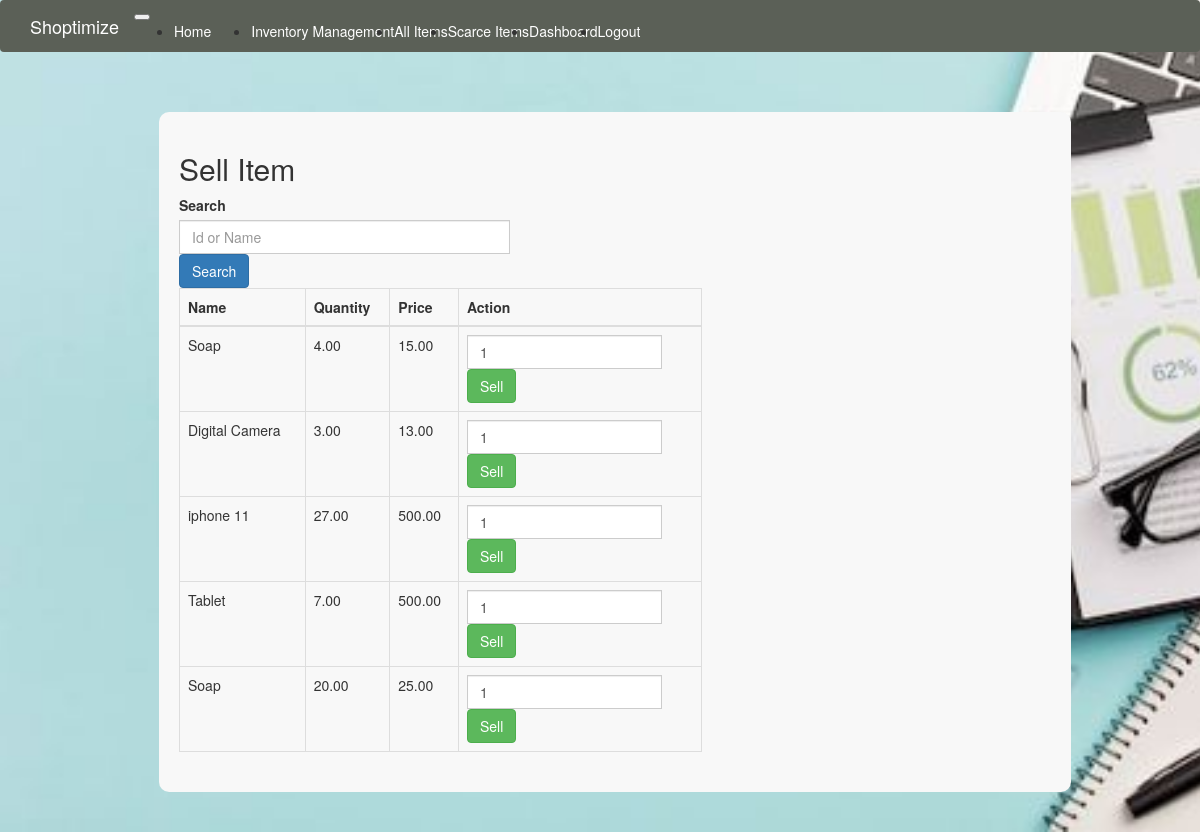
Page /search_items_cashier (signed in) on the committed database.
### app/models.py (models this page shows, shortened)
class Item(db.Model):
    id = db.Column(db.Integer, primary_key=True)
    name = db.Column(db.String(140))
    date = db.Column(db.DateTime, index=True, default=datetime.utcnow)
    unit = db.Column(db.String(140))
    type = db.Column(db.String(140))
    quantity=db.Column(db.Numeric(10, 2))
    price = db.Column(db.Numeric(10, 2))
    cost_price = db.Column(db.Numeric(10, 2))
    sold_items = db.relationship('Sold',backref='item',lazy='dynamic')

### app/routes.py (the view)
@app.route('/search_items_cashier', methods=['GET', 'POST'])
def search_items_cashier():
    form = SearchForm()
    items = Item.query
    if form.validate_on_submit():
        search_query = form.search.data
        if search_query.isdigit():
            items = items.filter(Item.id == int(search_query))
        else:
            items = items.filter(Item.name.ilike(f'%{search_query}%'))
    items = items.all()
    return render_template('search_items_cashier.html', title='Search Items Cashier', form=form, items=items)

### app/forms.py
class SearchForm(FlaskForm):
    search = StringField('Search', validators=[DataRequired()], render_kw={"placeholder": "Id or Name"})
    submit = SubmitField('Search')

### app/models.py (called while the page is built)
@login.user_loader
def load_user(id):
    return User.query.get(int(id))

### app/templates/search_items_cashier.html (shortened to what this page needs)
{% extends "base.html" %}
{% block app_content %}
    <div class="container">
        <div style="background-color: #f8f8f8; padding: 20px; border-radius: 10px; width: 80%; margin: 20px auto;">
        <h2>Sell Item</h2>
        <form method="post" class="mb-3">
            <div class="input-group">
                {{ form.search.label }}
                {{ form.search(size=32, class="form-control") }}
                <div class="input-group-append">
                    <button type="submit" class="btn btn-primary">Search</button>
                </div>
            </div>
        </form>
        <table class="table table-bordered" style="width: 60%;">
            <thead class="thead-light">
                <tr>
                    <th>Name</th>
                    <th>Quantity</th>
                    <th>Price</th>
                    <th>Action</th>
                </tr>
            </thead>
            <tbody>
                {% for item in items %}
                    <tr>
                        <td>{{ item.name }}</td>
                        <td>{{ item.quantity }}</td>
                        <td>{{ item.price }}</td>
                        <td>
                            <form action="{{ url_for('sell_item') }}" method="post">
                                <div class="input-group">
                                    <input type="number" name="sell_quantity" class="form-control" min="1" value="1">
                                    <div class="input-group-append">
                                        <button type="submit" class="btn btn-success">Sell</button>
                                    </div>
                                </div>
                            </form>
                        </td>
                    </tr>
                {% endfor %}
            </tbody>
        </table>
        </div></div>
{% endblock %}

### rows in the picture
Item: name "Soap", quantity "4.00", price "15.00"
Item: name "Digital Camera", quantity "3.00", price "13.00"
Item: name "iphone 11", quantity "27.00", price "500.00"
Item: name "Tablet", quantity "7.00", price "500.00"
Item: name "Soap", quantity "20.00", price "25.00"
